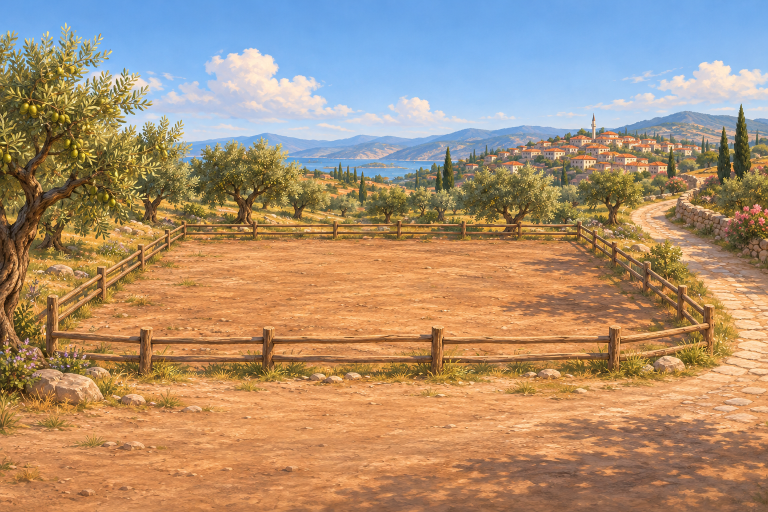
#> input picture art-src/basliklar/artirma.png, 1536 x 1024 px (shown at 1/2 size); its folder holds 4 pictures in this run
$ python isle.py
#> lines starting #> are read from the running program, lines starting #| are printed output that depends on the picture
"""Sekme başlık görsellerini oyuna hazırlar: orta yatay şeridi kırpar, 1200 px genişliğe küçültür, WebP olarak demo/assets/basliklar/ altına yazar
ve demo/assets/assets.js içindeki tabloya bas_<ad> anahtarlarını ekler (art-src/process.py tabloyu yeniden yazarsa bu betik yeniden çalıştırılmalı)."""
import json, pathlib, re
from PIL import Image

HERE = pathlib.Path(__file__).resolve().parent
DEMO = HERE.parent.parent / 'demo'
OUT = DEMO / 'assets' / 'basliklar'
OUT.mkdir(parents=True, exist_ok=True)
added = {}
for src in sorted(HERE.glob('*.png')):
    im = Image.open(src).convert('RGB')
#> im is the input picture: PIL image 1536x1024 RGB; mean R, G, B 170.7, 144.9, 118.8
    w, h = im.size
#> w = 1536; h = 1024
    band = im.crop((0, int(h * 0.20), w, int(h * 0.84)))
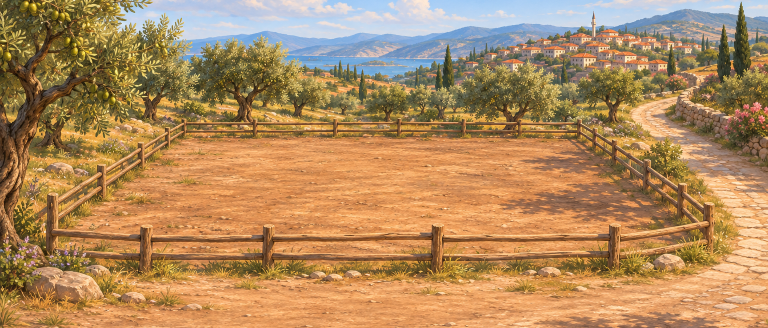
#> band: PIL image 1536x656 RGB (shown at 1/2 size); mean R, G, B 176.3, 138.1, 94.6
    band = band.resize((1200, round(band.height * 1200 / w)), Image.LANCZOS)
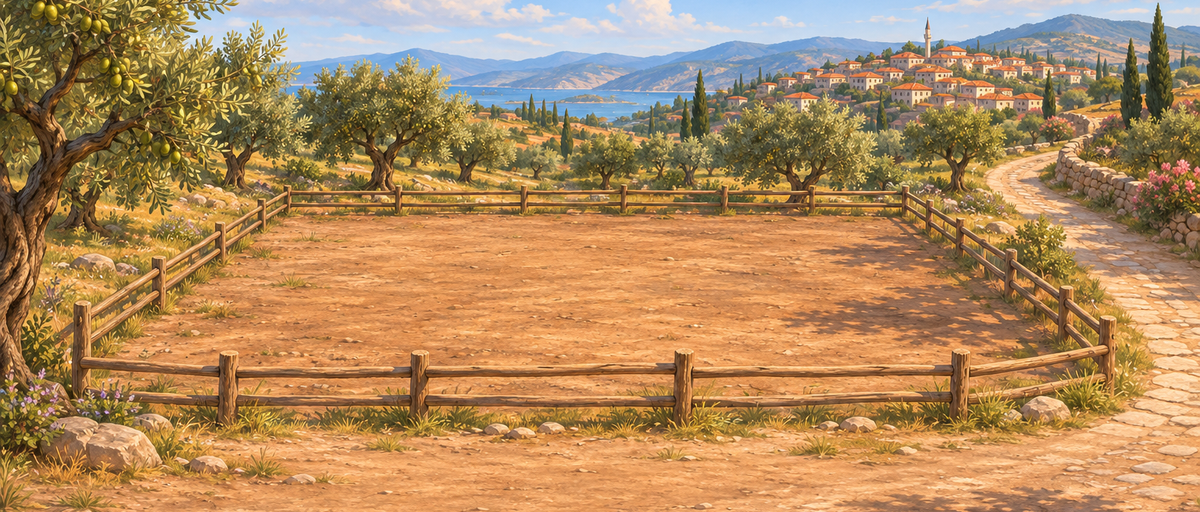
#> band: PIL image 1200x512 RGB; mean R, G, B 176.3, 138.1, 94.6
    dst = OUT / (src.stem + '.webp')
    band.save(dst, 'WEBP', quality=78, method=6)
    added['bas_' + src.stem] = 'assets/basliklar/' + dst.name
    print(dst.name, band.size, dst.stat().st_size // 1024, 'KB')
#| artirma.webp (1200, 512) 157 KB
#> pass 2 of the loop `for src in sorted(HERE.glob('*.png')):`:
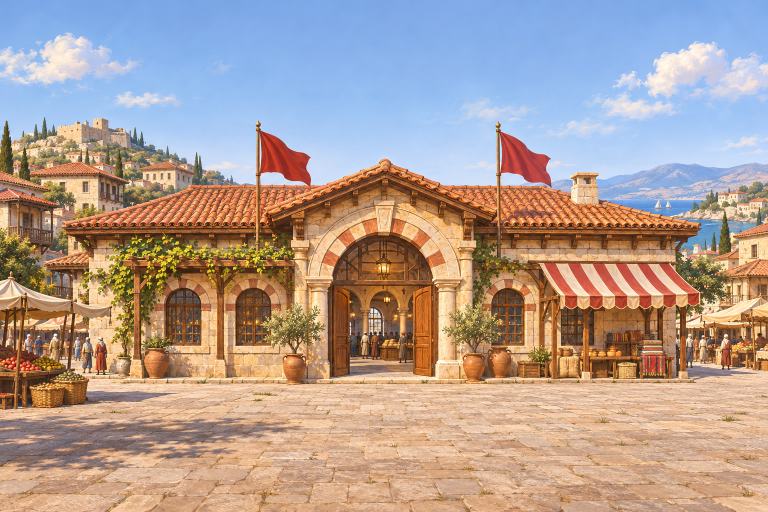
#> input picture art-src/basliklar/finans.png, 1536 x 1024 px (shown at 1/2 size)
#> im is the input picture: PIL image 1536x1024 RGB; mean R, G, B 175.7, 156.8, 147.8
#> `band = im.crop((0, int(h * 0.20), w, int(h * 0.84)))`:
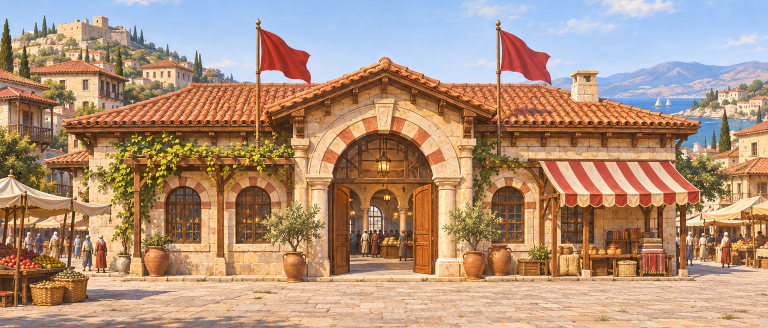
#> band: PIL image 1536x656 RGB (shown at 1/2 size); mean R, G, B 176.8, 146.2, 123.6
#> `band = band.resize((1200, round(band.height * 1200 / w)), Image.LANCZOS)`:
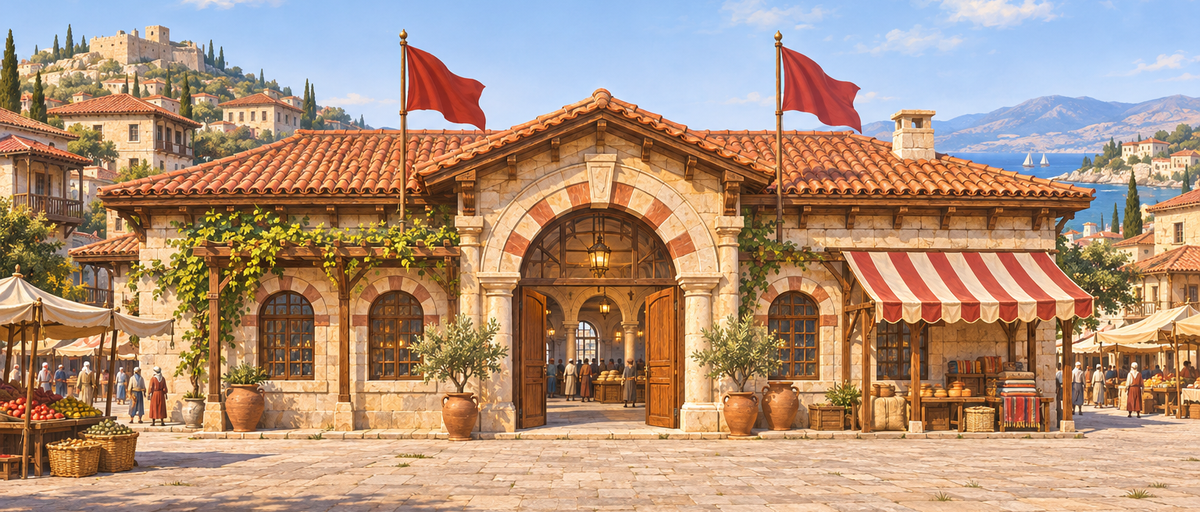
#> band: PIL image 1200x512 RGB; mean R, G, B 176.8, 146.2, 123.6
#| finans.webp (1200, 512) 138 KB
#> pass 3 of the loop `for src in sorted(HERE.glob('*.png')):`:
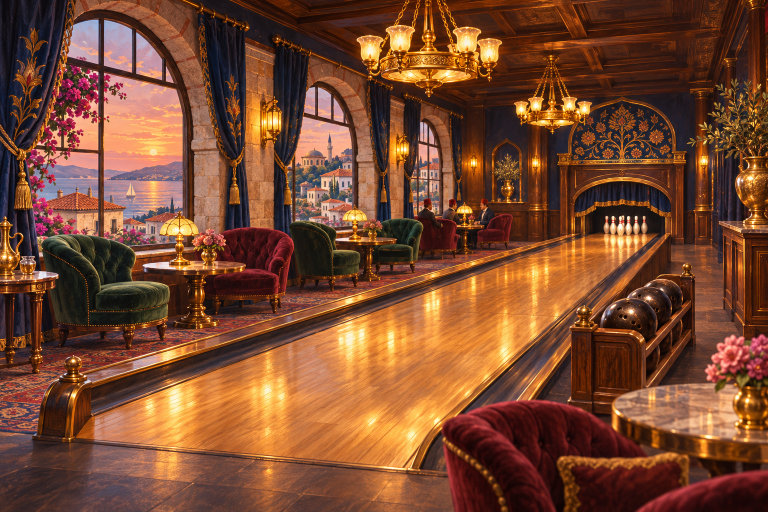
#> input picture art-src/basliklar/kulup.png, 1536 x 1024 px (shown at 1/2 size)
#> im is the input picture: PIL image 1536x1024 RGB; mean R, G, B 121.8, 73.2, 47.5
#> `band = im.crop((0, int(h * 0.20), w, int(h * 0.84)))`:
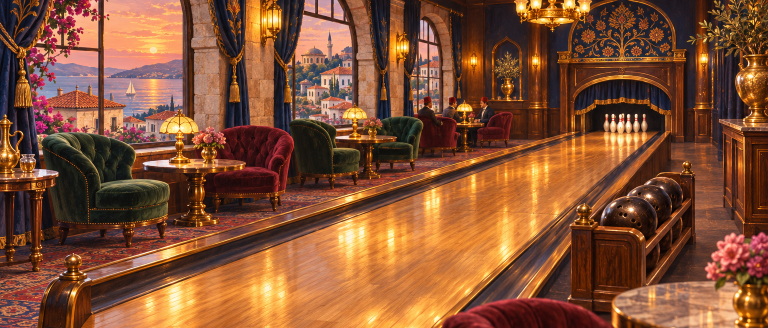
#> band: PIL image 1536x656 RGB (shown at 1/2 size); mean R, G, B 131.5, 81.3, 52.3
#> `band = band.resize((1200, round(band.height * 1200 / w)), Image.LANCZOS)`:
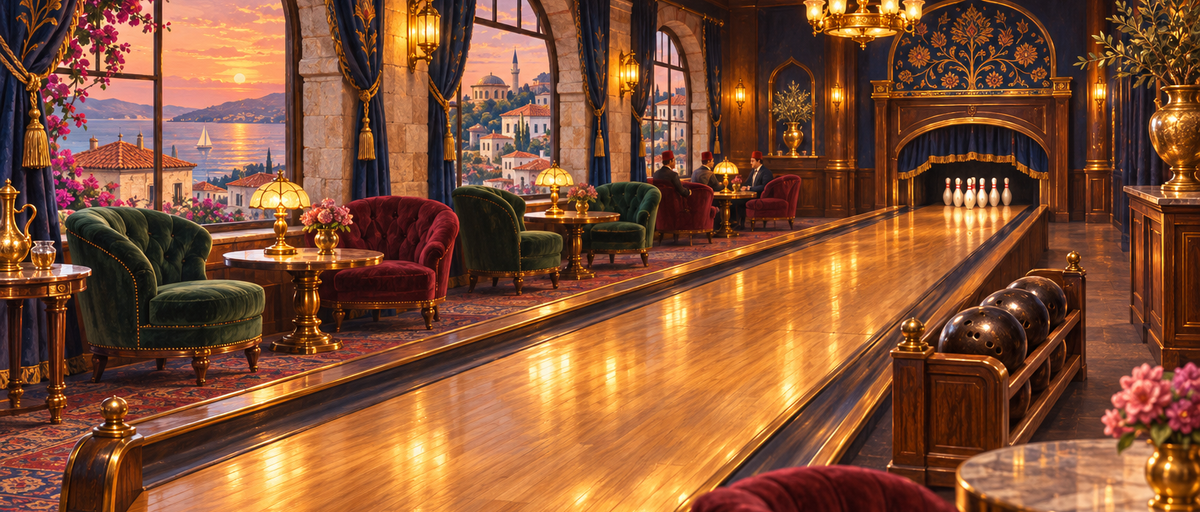
#> band: PIL image 1200x512 RGB; mean R, G, B 131.5, 81.3, 52.3
#| kulup.webp (1200, 512) 127 KB
#> the loop made 4 passes; the first 3 are shown

aj = DEMO / 'assets' / 'assets.js'
#> (the run stopped early here; a loop or call above may not have finished)
